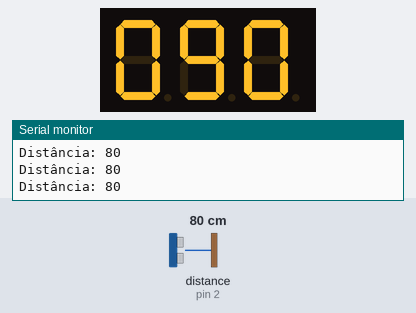
Bench run of a sketch on a simulated Arduino Uno, built with avr-gcc and run on an emulated ATmega328P. Shown: 3-digit seven-segment display, the last lines printed to the serial monitor. Wiring (from diagram.json): 4 × shift register (74HC595): data pin 11; shift clock pin 12; latch pin 8; ultrasonic range finder: trigger pin 3; echo pin 2; 3-digit 7-segment display, segments lit when HIGH: segments Q16, Q17, Q18, Q19, Q20, Q21, Q22, Q8, Q9, Q10, Q11, Q12, Q13, Q14, Q0, Q1, Q2, Q3, Q4, Q5, Q6. The inputs (shaded band) are chosen by the test bench; at power-on: distance to the obstacle (sensor on pin 2) 80 cm. The echo pulse lasts 58.3 µs per cm; the segment pins are drawn as the display they are named for.

Above: at 1.2 s.
1.3 s: distance to the obstacle (sensor on pin 2) set to 2 cm
At 2.2 s:
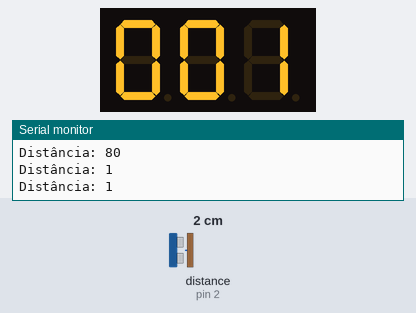
3.1 s: distance to the obstacle (sensor on pin 2) set to 4 cm
At 4.3 s:
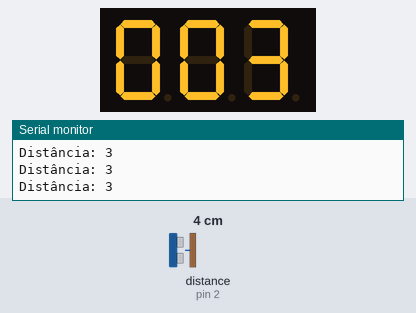
4.6 s: distance to the obstacle (sensor on pin 2) set to 60 cm
At 6.0 s:
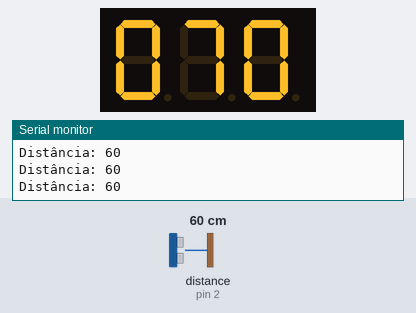
Timing chart, 0 to 7.6 s (numbered marks = the images above; inputs shaded):
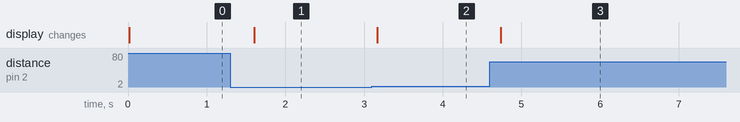

Measured:
- after the input at 1.3 s, the display: changes after 0.30 s (image 1)
- after the input at 3.1 s, the display: changes after 0.07 s (image 2)
- after the input at 4.6 s, the display: changes after 0.14 s (image 3)

The sketch:

sketch.ino
```cpp
const int trigPin = 3; //envia o sinl para o sensor medir
const int echoPin = 2; //pino resposta, envia o sinal de volta ao arduino
const int dataPin = 11;
const int latchPin = 8;
const int clockPin = 12;

// cada byte desses acende um segmentos
const byte numeros[10] = {
B00111111, // 0
B00000110, // 1
B01011011, // 2
B01001111, // 3
B01100110, // 4
B01101101, // 5
B00000111, // 7
 B01111111, // 8
 B01101111  // 9
 };
// definindo todos os pinos como saida
void setup() {
pinMode(trigPin, OUTPUT);
pinMode(echoPin, INPUT);
pinMode(dataPin, OUTPUT);
pinMode(latchPin, OUTPUT);
pinMode(clockPin, OUTPUT);
Serial.begin(9600);
  }

void loop() {
// medição sendo realizada
digitalWrite(trigPin, LOW); // sensor inicialmente desligado
  delay(2);
 digitalWrite(trigPin, HIGH); // sensor é ativado para realizar a medição
 delay(10);
digitalWrite(trigPin, LOW);
 long duracao = pulseIn(echoPin, HIGH); // calcula quanto tempo demora para o som ir e voltar
int distancia = duracao / 58; // convertendo para cm

if (distancia > 9999) distancia = 9999;

// digitos de unidade , dezena, centena , e milhar sendo repartidos para cada display
int milhar = (distancia / 1000) % 10;
int centena = (distancia / 100) % 10;
int dezena = (distancia / 10) % 10;
int unidade = distancia % 10;
 Serial.print("Distância: "); // imprime a mensagem com a distancia no terminal
 Serial.println(distancia);

// cascateamento dos registradores sendo realiazado(interconectando eles e passando as informações para cada um individualmente)
digitalWrite(latchPin, LOW);
shiftOut(dataPin, clockPin, MSBFIRST, numeros[milhar]);
shiftOut(dataPin, clockPin, MSBFIRST, numeros[centena]);
shiftOut(dataPin, clockPin, MSBFIRST, numeros[dezena]);
shiftOut(dataPin, clockPin, MSBFIRST, numeros[unidade]);
digitalWrite(latchPin, HIGH);
delay(300);
 }
```
